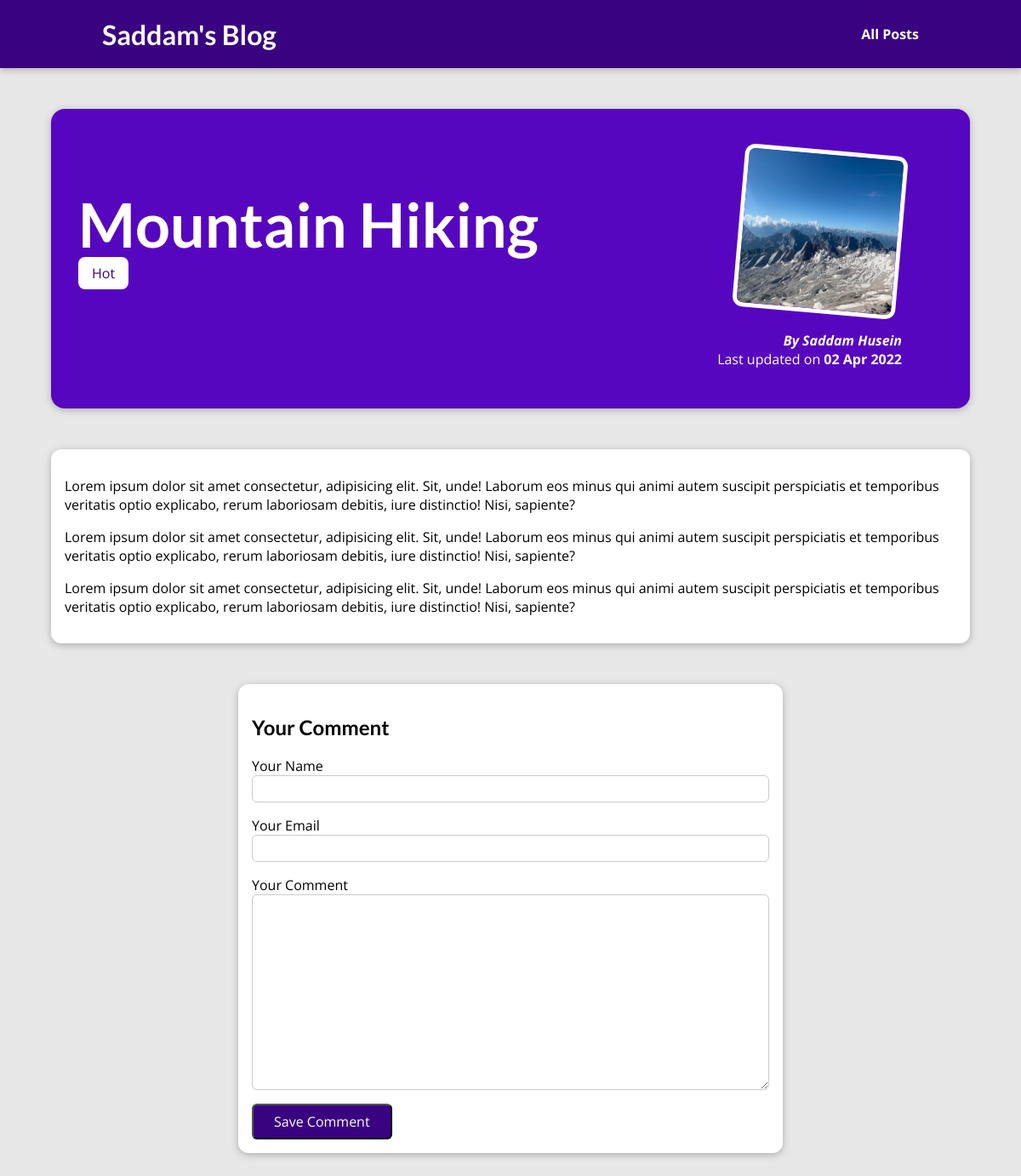
The page /posts/hike-in-the-mountains on the database its author committed.
### blog/models.py (models this page shows)
class Post(models.Model):
    title = models.CharField(max_length=150)
    excerpt = models.CharField(max_length=200)
    image = models.ImageField(upload_to='posts', null=True)
    date = models.DateField(auto_now=True)
    slug = models.SlugField(unique=True, db_index=True)  # unique=True: I want to use the slug as a unique identifier for getting my posts. db_index=True: to let Django and Sequel trade an index for that field to make querying and filtering based on it a bit more effective.
    content = models.TextField(validators=[MinLengthValidator(10)])
    author = models.ForeignKey(
        Author, on_delete=models.SET_NULL, null=True, related_name='posts')
    tags = models.ManyToManyField(Tag)

class Tag(models.Model):
    caption = models.CharField(max_length=20)
    def __str__(self):
        return self.caption

class Author(models.Model):
    first_name = models.CharField(max_length=100)
    last_name = models.CharField(max_length=100)
    email_address = models.EmailField(max_length=254)
    def full_name(self):
        return f'{self.first_name} {self.last_name}'
    def __str__(self):
        return self.full_name()

### blog/views.py (the view, shortened to what this page needs)
# urls.py: path('posts/<slug:slug>', views.PostDetailView.as_view(), name='post-detail-page'),
class PostDetailView(View):
    def get(self, request, slug):
        post = Post.objects.get(slug=slug)
        context = {
            'post': post,
            'post_tags': post.tags.all(),
            'comment_form': CommentForm(),
        }
        return render(request, 'blog/post-detail.html', context)

### blog/forms.py
class CommentForm(forms.ModelForm):
    class Meta:
        model = Comment
        exclude = ['post']
        labels = {
            'user_name': 'Your Name',
            'user_email': 'Your Email',
            'text': 'Your Comment'
        }

### blog/templates/blog/post-detail.html (shortened to what this page needs)
{% extends 'base.html' %}
{% load static %}
{% block css_files %}
    <link rel="stylesheet" href="{% static 'blog/post-detail.css' %}">
{% endblock css_files %}
{% block content %}
    <section id="summary">
        <h2>{{ post.title }}</h2>
        <div>
            {% for tag in post_tags %}
                <span class="tag">{{ tag }}</span>
            {% endfor %}
        </div>
        <article>
            <img src="{{ post.image.url }}" alt="{{ post.title }}">
            <address>By <a href="mailto:{{ post.author.email_address }}">{{ post.author }}</a></address>
            <div>
                Last updated on <time>{{ post.date|date:"d M Y" }}</time>
            </div>
        </article>
    </section>
    <main>
        <p>{{ post.content|linebreaks }}</p>
    </main>
    <section id="comment-form">
        <h2>Your Comment</h2>
        <form action="{% url 'post-detail-page' post.slug %}" method="POST">
            {% for form_field in comment_form %}
                <div class="form-control">
                    {{ form_field.label }}
                    {{ form_field }}
                </div>
            {% endfor %}
            <button>Save Comment</button>
        </form>
    </section>
{% endblock content %}

### static/app.css (style rules this page uses)
* { box-sizing: border-box; }
html { font-family: 'Open Sans', 'Lato', sans-serif; }
body { margin: 0; }
h1, h2, h3 { font-family: 'Lato', sans-serif; font-weight: bold; }

### blog/static/blog/post-detail.css (style rules this page uses)
body { background-color: #e7e7e7; }
#summary { margin: 8rem auto 3rem auto; padding: 2rem; width: 90%; max-width: 90rem; border-radius: 16px; background-color: #5706c0; position: relative; box-shadow: 0 2px 8px rgba(0, 0, 0, 0.25); height: 22rem; }
#summary h2 { color: white; font-size: 4.5rem; margin-bottom: 0.25rem; }
#summary article { position: absolute; top: 2rem; right: 3rem; padding: 1rem 2rem; border-radius: 12px; text-align: right; color: white; }
#summary article img { width: 12rem; height: 12rem; border-radius: 12px; transform: rotateZ(5deg); border: 5px solid white; margin-bottom: 1rem; }
#summary address { font-weight: bold; }
#summary a { color: white; text-decoration: none; }
#summary time { font-weight: bold; }
main { width: 90%; max-width: 90rem; margin: 3rem auto; background-color: white; padding: 1rem; border-radius: 12px; box-shadow: 0 2px 8px rgba(0, 0, 0, 0.25); }
.tag { background-color: white; color: #390281; padding: 0.5rem 1rem; border-radius: 8px; }
#comment-form { margin: 3rem auto; width: 90%; max-width: 40rem; border-radius: 12px; background-color: white; box-shadow: 0 2px 8px rgba(0, 0, 0, 0.25); padding: 1rem; }
#comment-form button { font: inherit; background-color: #390281; color: white; padding: 0.5rem 1.5rem; border-radius: 6px; cursor: pointer; }
.form-control { margin-bottom: 1rem; }
.form-control input, .form-control textarea { display: block; width: 100%; font: inherit; padding: 0.25rem; border-radius: 6px; border: 1px solid #ccc; }

### rows shown on the page
Post: title "Mountain Hiking", image (picture), author "Saddam Husein", date "02 Apr 2022", content "Lorem ipsum dolor sit amet consectetur, adipisicing elit. Sit, unde! Laborum eos minus qui animi autem suscipit perspiciatis et temporibus veritatis optio explicabo, rerum laboriosam debitis, iure distinctio! Nisi, sapiente? Lorem ipsum dolor sit amet consectetur, adipisicing elit. Sit, unde! Laborum eos minus qui animi autem suscipit perspiciatis et temporibus veritatis optio explicabo, rerum laboriosam debitis, iure distinctio! Nisi, sapiente? Lorem ipsum dolor sit amet consectetur, adipisicing elit. Sit, unde! Laborum eos minus qui animi autem suscipit perspiciatis et temporibus veritatis optio explicabo, rerum laboriosam debitis, iure distinctio! Nisi, sapiente?"
Tag: caption "Hot"
